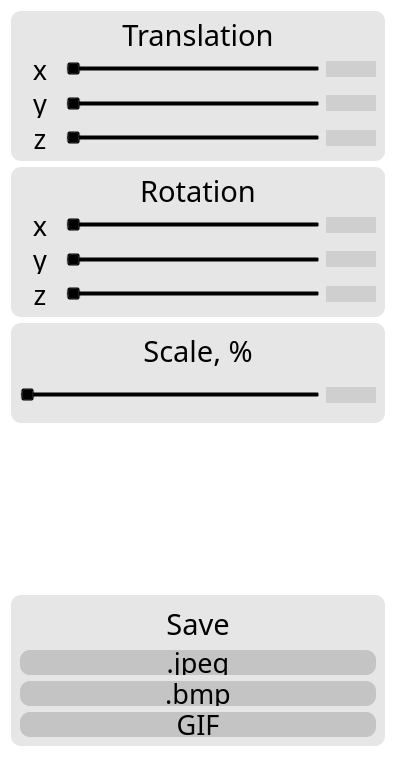
        <widget class="QWidget" name="widget" native="true">
         <property name="styleSheet">
          <string notr="true">background: transparent;</string>
         </property>
         <layout class="QVBoxLayout" name="a1">
          <property name="sizeConstraint">
           <enum>QLayout::SetDefaultConstraint</enum>
          </property>
          <item>
           <widget class="QWidget" name="a_box" native="true">
            <property name="sizePolicy">
             <sizepolicy hsizetype="Expanding" vsizetype="Expanding">
              <horstretch>0</horstretch>
              <verstretch>0</verstretch>
             </sizepolicy>
            </property>
            <property name="minimumSize">
             <size>
              <width>0</width>
              <height>0</height>
             </size>
            </property>
            <property name="maximumSize">
             <size>
              <width>894894</width>
              <height>150</height>
             </size>
            </property>
            <property name="font">
             <font>
              <pointsize>16</pointsize>
              <italic>false</italic>
              <underline>false</underline>
              <kerning>true</kerning>
             </font>
            </property>
            <property name="autoFillBackground">
             <bool>false</bool>
            </property>
            <property name="styleSheet">
             <string notr="true">background-color: rgba(0, 0, 0, 0.1);
border-radius: 10px;</string>
            </property>
            <layout class="QVBoxLayout" name="verticalLayout_4">
             <item>
              <widget class="QLabel" name="label">
               <property name="sizePolicy">
                <sizepolicy hsizetype="Preferred" vsizetype="Fixed">
                 <horstretch>0</horstretch>
                 <verstretch>0</verstretch>
                </sizepolicy>
               </property>
               <property name="font">
                <font>
                 <family>Apple Symbols</family>
                 <pointsize>22</pointsize>
                </font>
               </property>
               <property name="styleSheet">
                <string notr="true">color: rgb(0, 0, 0);
background: transparent;</string>
               </property>
               <property name="text">
                <string>Translation</string>
               </property>
               <property name="alignment">
                <set>Qt::AlignCenter</set>
               </property>
               <property name="indent">
                <number>2</number>
               </property>
              </widget>
             </item>
             <item>
              <layout class="QHBoxLayout" name="x">
               <item>
                <widget class="QLabel" name="translate_label_x">
                 <property name="minimumSize">
                  <size>
                   <width>40</width>
                   <height>0</height>
                  </size>
                 </property>
                 <property name="font">
                  <font>
                   <family>Apple Symbols</family>
                   <pointsize>20</pointsize>
                   <italic>false</italic>
                   <bold>false</bold>
                   <underline>false</underline>
                   <kerning>true</kerning>
                  </font>
                 </property>
                 <property name="styleSheet">
                  <string notr="true">color: rgb(0, 0, 0);
background: transparent;</string>
                 </property>
                 <property name="text">
                  <string>x</string>
                 </property>
                 <property name="alignment">
                  <set>Qt::AlignCenter</set>
                 </property>
                </widget>
               </item>
               <item>
                <widget class="QSlider" name="translate_slider_x">
                 <property name="enabled">
                  <bool>true</bool>
                 </property>
                 <property name="minimumSize">
                  <size>
                   <width>36</width>
                   <height>0</height>
                  </size>
                 </property>
                 <property name="styleSheet">
                  <string notr="true">background: transparent;
height: 40px;</string>
                 </property>
                 <property name="orientation">
                  <enum>Qt::Horizontal</enum>
                 </property>
                </widget>
               </item>
               <item>
                <widget class="QLineEdit" name="translate_input_x">
                 <property name="maximumSize">
                  <size>
                   <width>50</width>
                   <height>16777215</height>
                  </size>
                 </property>
                 <property name="styleSheet">
                  <string notr="true">color: black;</string>
                 </property>
                </widget>
               </item>
              </layout>
             </item>
             <item>
              <layout class="QHBoxLayout" name="y">
               <item>
                <widget class="QLabel" name="translate_label_y">
                 <property name="minimumSize">
                  <size>
                   <width>40</width>
                   <height>0</height>
                  </size>
                 </property>
                 <property name="font">
                  <font>
                   <family>Apple Symbols</family>
                   <pointsize>20</pointsize>
                   <italic>false</italic>
                   <bold>false</bold>
                   <underline>false</underline>
                   <kerning>true</kerning>
                  </font>
                 </property>
                 <property name="styleSheet">
                  <string notr="true">color: rgb(0, 0, 0);
background: transparent;</string>
                 </property>
                 <property name="text">
                  <string>y</string>
                 </property>
                 <property name="alignment">
                  <set>Qt::AlignCenter</set>
                 </property>
                </widget>
               </item>
               <item>
                <widget class="QSlider" name="translate_slider_y">
                 <property name="enabled">
                  <bool>true</bool>
                 </property>
                 <property name="minimumSize">
                  <size>
                   <width>36</width>
                   <height>0</height>
                  </size>
                 </property>
                 <property name="styleSheet">
                  <string notr="true">background: transparent;
height: 40px;</string>
                 </property>
                 <property name="orientation">
                  <enum>Qt::Horizontal</enum>
                 </property>
                </widget>
               </item>
               <item>
                <widget class="QLineEdit" name="translate_input_y">
                 <property name="maximumSize">
                  <size>
                   <width>50</width>
                   <height>16777215</height>
                  </size>
                 </property>
                 <property name="styleSheet">
                  <string notr="true">color: black;</string>
                 </property>
                </widget>
               </item>
              </layout>
             </item>
             <item>
              <layout class="QHBoxLayout" name="z">
               <item>
                <widget class="QLabel" name="translate_label_z">
                 <property name="minimumSize">
                  <size>
                   <width>40</width>
                   <height>0</height>
                  </size>
                 </property>
                 <property name="font">
                  <font>
                   <family>Apple Symbols</family>
                   <pointsize>20</pointsize>
                   <italic>false</italic>
                   <bold>false</bold>
                   <underline>false</underline>
                   <kerning>true</kerning>
                  </font>
                 </property>
                 <property name="styleSheet">
                  <string notr="true">color: rgb(0, 0, 0);
background: transparent;</string>
                 </property>
                 <property name="text">
                  <string>z</string>
                 </property>
                 <property name="alignment">
                  <set>Qt::AlignCenter</set>
                 </property>
                </widget>
               </item>
               <item>
                <widget class="QSlider" name="translate_slider_z">
                 <property name="styleSheet">
                  <string notr="true">background: transparent;
height: 40px;</string>
                 </property>
                 <property name="orientation">
                  <enum>Qt::Horizontal</enum>
                 </property>
                </widget>
               </item>
               <item>
                <widget class="QLineEdit" name="translate_input_z">
                 <property name="maximumSize">
                  <size>
                   <width>50</width>
                   <height>16777215</height>
                  </size>
                 </property>
                 <property name="styleSheet">
                  <string notr="true">color: black;</string>
                 </property>
                </widget>
               </item>
              </layout>
             </item>
            </layout>
           </widget>
          </item>
          <item>
           <widget class="QWidget" name="b_box" native="true">
            <property name="sizePolicy">
             <sizepolicy hsizetype="Expanding" vsizetype="Expanding">
              <horstretch>0</horstretch>
              <verstretch>0</verstretch>
             </sizepolicy>
            </property>
            <property name="minimumSize">
             <size>
              <width>0</width>
              <height>0</height>
             </size>
            </property>
            <property name="maximumSize">
             <size>
              <width>626526</width>
              <height>150</height>
             </size>
            </property>
            <property name="font">
             <font>
              <pointsize>16</pointsize>
             </font>
            </property>
            <property name="styleSheet">
             <string notr="true">background-color: rgba(0, 0, 0, 0.1);
border-radius: 10px;</string>
            </property>
            <layout class="QVBoxLayout" name="verticalLayout_5">
             <item>
              <widget class="QLabel" name="label_2">
               <property name="sizePolicy">
                <sizepolicy hsizetype="Preferred" vsizetype="Fixed">
                 <horstretch>0</horstretch>
                 <verstretch>0</verstretch>
                </sizepolicy>
               </property>
               <property name="font">
                <font>
                 <family>Apple Symbols</family>
                 <pointsize>22</pointsize>
                </font>
               </property>
               <property name="styleSheet">
                <string notr="true">color: rgb(0, 0, 0);
background: transparent;</string>
               </property>
               <property name="text">
                <string>Rotation</string>
               </property>
               <property name="alignment">
                <set>Qt::AlignCenter</set>
               </property>
              </widget>
             </item>
             <item>
              <layout class="QHBoxLayout" name="x_2">
               <item>
                <widget class="QLabel" name="rotate_label_x">
                 <property name="minimumSize">
                  <size>
                   <width>40</width>
                   <height>0</height>
                  </size>
                 </property>
                 <property name="font">
                  <font>
                   <family>Apple Symbols</family>
                   <pointsize>20</pointsize>
                   <bold>false</bold>
                  </font>
                 </property>
                 <property name="styleSheet">
                  <string notr="true">color: rgb(0, 0, 0);
background: transparent;</string>
                 </property>
                 <property name="text">
                  <string>x</string>
                 </property>
                 <property name="alignment">
                  <set>Qt::AlignCenter</set>
                 </property>
                </widget>
               </item>
               <item>
                <widget class="QSlider" name="rotate_slider_x">
                 <property name="autoFillBackground">
                  <bool>false</bool>
                 </property>
                 <property name="styleSheet">
                  <string notr="true">background: transparent;
height: 40px;</string>
                 </property>
                 <property name="orientation">
                  <enum>Qt::Horizontal</enum>
                 </property>
                </widget>
               </item>
               <item>
                <widget class="QLineEdit" name="rotate_input_x">
                 <property name="maximumSize">
                  <size>
                   <width>50</width>
                   <height>16777215</height>
                  </size>
                 </property>
                 <property name="styleSheet">
                  <string notr="true">color: black;</string>
                 </property>
                </widget>
               </item>
              </layout>
             </item>
             <item>
              <layout class="QHBoxLayout" name="y_2">
               <item>
                <widget class="QLabel" name="rotate_label_y">
                 <property name="minimumSize">
                  <size>
                   <width>40</width>
                   <height>0</height>
                  </size>
                 </property>
                 <property name="font">
                  <font>
                   <family>Apple Symbols</family>
                   <pointsize>20</pointsize>
                   <bold>false</bold>
                  </font>
                 </property>
                 <property name="styleSheet">
                  <string notr="true">color: rgb(0, 0, 0);
background: transparent;</string>
                 </property>
                 <property name="text">
                  <string>y</string>
                 </property>
                 <property name="alignment">
                  <set>Qt::AlignCenter</set>
                 </property>
                </widget>
               </item>
               <item>
                <widget class="QSlider" name="rotate_slider_y">
                 <property name="styleSheet">
                  <string notr="true">background: transparent;
height: 40px;</string>
                 </property>
                 <property name="orientation">
                  <enum>Qt::Horizontal</enum>
                 </property>
                </widget>
               </item>
               <item>
                <widget class="QLineEdit" name="rotate_input_y">
                 <property name="maximumSize">
                  <size>
                   <width>50</width>
                   <height>16777215</height>
                  </size>
                 </property>
                 <property name="styleSheet">
                  <string notr="true">color: black;</string>
                 </property>
                </widget>
               </item>
              </layout>
             </item>
             <item>
              <layout class="QHBoxLayout" name="z_2">
               <item>
                <widget class="QLabel" name="rotate_label_z">
                 <property name="minimumSize">
                  <size>
                   <width>40</width>
                   <height>0</height>
                  </size>
                 </property>
                 <property name="font">
                  <font>
                   <family>Apple Symbols</family>
                   <pointsize>20</pointsize>
                   <bold>false</bold>
                  </font>
                 </property>
                 <property name="styleSheet">
                  <string notr="true">color: rgb(0, 0, 0);
background: transparent;</string>
                 </property>
                 <property name="text">
                  <string>z</string>
                 </property>
                 <property name="alignment">
                  <set>Qt::AlignCenter</set>
                 </property>
                </widget>
               </item>
               <item>
                <widget class="QSlider" name="rotate_slider_z">
                 <property name="styleSheet">
                  <string notr="true">background: transparent;
height: 40px;</string>
                 </property>
                 <property name="orientation">
                  <enum>Qt::Horizontal</enum>
                 </property>
                </widget>
               </item>
               <item>
                <widget class="QLineEdit" name="rotate_input_z">
                 <property name="maximumSize">
                  <size>
                   <width>50</width>
                   <height>16777215</height>
                  </size>
                 </property>
                 <property name="styleSheet">
                  <string notr="true">color: black;</string>
                 </property>
                </widget>
               </item>
              </layout>
             </item>
            </layout>
           </widget>
          </item>
          <item>
           <widget class="QWidget" name="c_box" native="true">
            <property name="sizePolicy">
             <sizepolicy hsizetype="Expanding" vsizetype="Expanding">
              <horstretch>0</horstretch>
              <verstretch>0</verstretch>
             </sizepolicy>
            </property>
            <property name="maximumSize">
             <size>
              <width>16777215</width>
              <height>100</height>
             </size>
            </property>
            <property name="font">
             <font>
              <pointsize>16</pointsize>
             </font>
            </property>
            <property name="styleSheet">
             <string notr="true">background-color: rgba(0, 0, 0, 0.1);
border-radius: 10px;</string>
            </property>
            <layout class="QVBoxLayout" name="verticalLayout_3">
             <item>
              <widget class="QLabel" name="label_3">
               <property name="sizePolicy">
                <sizepolicy hsizetype="Preferred" vsizetype="Fixed">
                 <horstretch>0</horstretch>
                 <verstretch>0</verstretch>
                </sizepolicy>
               </property>
               <property name="font">
                <font>
                 <family>Apple Symbols</family>
                 <pointsize>22</pointsize>
                </font>
               </property>
               <property name="styleSheet">
                <string notr="true">color: rgb(0, 0, 0);
background: transparent;</string>
               </property>
               <property name="text">
                <string>Scale, %</string>
               </property>
               <property name="alignment">
                <set>Qt::AlignCenter</set>
               </property>
              </widget>
             </item>
             <item>
              <layout class="QHBoxLayout" name="horizontalLayout_9">
               <item>
                <widget class="QSlider" name="scale_slider">
                 <property name="minimumSize">
                  <size>
                   <width>300</width>
                   <height>0</height>
                  </size>
                 </property>
                 <property name="maximumSize">
                  <size>
                   <width>300</width>
                   <height>16777215</height>
                  </size>
                 </property>
                 <property name="styleSheet">
                  <string notr="true">background: transparent;
height: 40px;</string>
                 </property>
                 <property name="orientation">
                  <enum>Qt::Horizontal</enum>
                 </property>
                </widget>
               </item>
               <item>
                <widget class="QLineEdit" name="scale_input">
                 <property name="maximumSize">
                  <size>
                   <width>50</width>
                   <height>16777215</height>
                  </size>
                 </property>
                 <property name="styleSheet">
                  <string notr="true">color: black;</string>
                 </property>
                </widget>
               </item>
              </layout>
             </item>
            </layout>
           </widget>
          </item>
          <item>
           <widget class="QWidget" name="widget_3" native="true">
            <property name="sizePolicy">
             <sizepolicy hsizetype="Expanding" vsizetype="Expanding">
              <horstretch>0</horstretch>
              <verstretch>0</verstretch>
             </sizepolicy>
            </property>
            <property name="minimumSize">
             <size>
              <width>0</width>
              <height>160</height>
             </size>
            </property>
            <property name="maximumSize">
             <size>
              <width>16777215</width>
              <height>150</height>
             </size>
            </property>
            <property name="styleSheet">
             <string notr="true">background: transparent;</string>
            </property>
           </widget>
          </item>
          <item>
           <widget class="QWidget" name="d_box_2" native="true">
            <property name="sizePolicy">
             <sizepolicy hsizetype="Expanding" vsizetype="Expanding">
              <horstretch>0</horstretch>
              <verstretch>0</verstretch>
             </sizepolicy>
            </property>
            <property name="minimumSize">
             <size>
              <width>0</width>
              <height>0</height>
             </size>
            </property>
            <property name="maximumSize">
             <size>
              <width>522626</width>
              <height>170</height>
             </size>
            </property>
            <property name="font">
             <font>
              <pointsize>16</pointsize>
             </font>
            </property>
            <property name="styleSheet">
             <string notr="true">background-color: rgba(0, 0, 0, 0.1);
border-radius: 10px;</string>
            </property>
            <layout class="QVBoxLayout" name="verticalLayout_2">
             <item>
              <widget class="QLabel" name="label_4">
               <property name="font">
                <font>
                 <family>Apple Symbols</family>
                 <pointsize>22</pointsize>
                </font>
               </property>
               <property name="styleSheet">
                <string notr="true">color: rgb(0, 0, 0);
background: transparent;</string>
               </property>
               <property name="text">
                <string>Save</string>
               </property>
               <property name="alignment">
                <set>Qt::AlignCenter</set>
               </property>
              </widget>
             </item>
             <item>
              <layout class="QHBoxLayout" name="horizontalLayout_7">
               <item>
                <widget class="QPushButton" name="save_jpeg">
                 <property name="minimumSize">
                  <size>
                   <width>0</width>
                   <height>25</height>
                  </size>
                 </property>
                 <property name="maximumSize">
                  <size>
                   <width>16777215</width>
                   <height>25</height>
                  </size>
                 </property>
                 <property name="font">
                  <font>
                   <family>Apple Symbols</family>
                   <pointsize>20</pointsize>
                  </font>
                 </property>
                 <property name="styleSheet">
                  <string notr="true">color: black; 
background-color: rgba(0, 0, 0, 0.15);
border-radius: 10px;</string>
                 </property>
                 <property name="text">
                  <string>.jpeg</string>
                 </property>
                </widget>
               </item>
              </layout>
             </item>
             <item>
              <layout class="QHBoxLayout" name="horizontalLayout_6">
               <item>
                <widget class="QPushButton" name="save_bmp">
                 <property name="minimumSize">
                  <size>
                   <width>0</width>
                   <height>25</height>
                  </size>
                 </property>
                 <property name="maximumSize">
                  <size>
                   <width>16777215</width>
                   <height>25</height>
                  </size>
                 </property>
                 <property name="font">
                  <font>
                   <family>Apple Symbols</family>
                   <pointsize>20</pointsize>
                  </font>
                 </property>
                 <property name="styleSheet">
                  <string notr="true">color: black; 
background-color: rgba(0, 0, 0, 0.15);
border-radius: 10px;</string>
                 </property>
                 <property name="text">
                  <string>.bmp</string>
                 </property>
                </widget>
               </item>
              </layout>
             </item>
             <item>
              <layout class="QHBoxLayout" name="horizontalLayout_5">
               <item>
                <widget class="QPushButton" name="save_gif">
                 <property name="minimumSize">
                  <size>
                   <width>0</width>
                   <height>25</height>
                  </size>
                 </property>
                 <property name="maximumSize">
                  <size>
                   <width>16777215</width>
                   <height>25</height>
                  </size>
                 </property>
                 <property name="font">
                  <font>
                   <family>Apple Symbols</family>
                   <pointsize>20</pointsize>
                  </font>
                 </property>
                 <property name="styleSheet">
                  <string notr="true">color: black; 
background-color: rgba(0, 0, 0, 0.15);
border-radius: 10px;</string>
                 </property>
                 <property name="text">
                  <string>GIF</string>
                 </property>
                </widget>
               </item>
              </layout>
             </item>
            </layout>
           </widget>
          </item>
         </layout>
        </widget>
